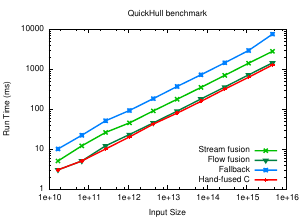

Generate this figure with gnuplot:

set title "QuickHull benchmark"

set terminal pdf size 3,2.2
set output "data/quickhull/quickhull.pdf"

set key on
set key bottom

set xlabel "Input Size"
set logscale x
# set xrange [131072:67108864]
# set xtics  ("128K" 131072, "256K" 262144, "512K" 524288, "1M" 1048576, "2M" 2097152, "4M" 4194304, "8M" 8388608, "16M" 16777216, "32M" 33554432, "64M" 67108864)

# WHY is this not working???
# set xtics ("256K" 262144, "1M" 1048576, "4M" 4194304, "16M" 16777216)

set ylabel "Run Time (ms)"
set logscale y


plot    'data/quickhull/quickhull.dat' using ($1*$1):($2)             \
                title "Stream fusion"     ls 2  lw 4 with linespoints, \
        'data/quickhull/quickhull.dat' using ($1*$1):($3)             \
                title "Flow fusion"  ls 10  lw 4 with linespoints, \
        'data/quickhull/quickhull.dat' using ($1*$1):($4)             \
                title "Fallback"        ls 3  lw 4 with linespoints, \
        'data/quickhull/quickhull.dat' using ($1*$1):($5)             \
                title "Hand-fused C"        ls 1  lw 4 with linespoints
